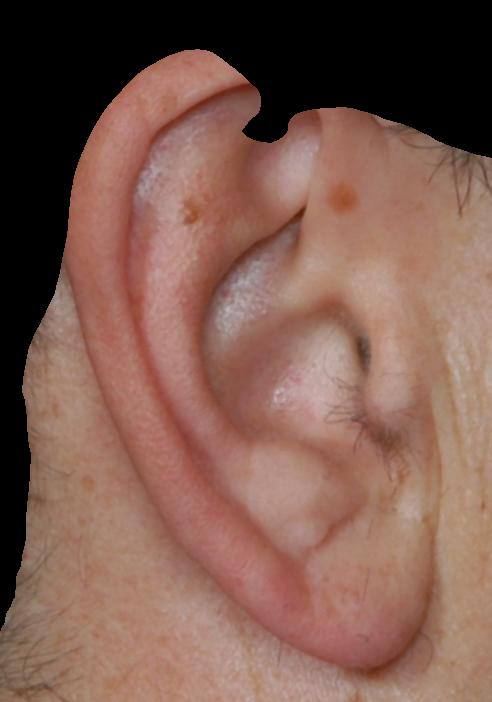
#> input picture 3/seg.91/000/000_zoom_ear.jpg, 492 x 702 px; its folder holds only this picture in this run
$ python savemodel.py
#> lines starting #> are read from the running program, lines starting #| are printed output that depends on the picture
import os
import cv2
import numpy as np
from sklearn.model_selection import train_test_split
from sklearn.decomposition import PCA
from sklearn.svm import SVC
from sklearn.metrics import accuracy_score, precision_score, recall_score, f1_score
import joblib

folders_path = './seg.91'

# Initialize lists to store features and labels
features = []
labels = []
# Iterate through each folder
for folder_name in os.listdir(folders_path):
    folder_path = os.path.join(folders_path, folder_name)

    # Iterate through each image in the folder
    for image_name in os.listdir(folder_path):
        image_path = os.path.join(folder_path, image_name)

        # Read the RGB image and convert it to grayscale
        rgb_image = cv2.imread(image_path)
#> rgb_image is the input picture: shape (702, 492, 3); mean B, G, R 80.6, 92.2, 127.6
        gray_image = cv2.cvtColor(rgb_image, cv2.COLOR_BGR2GRAY)
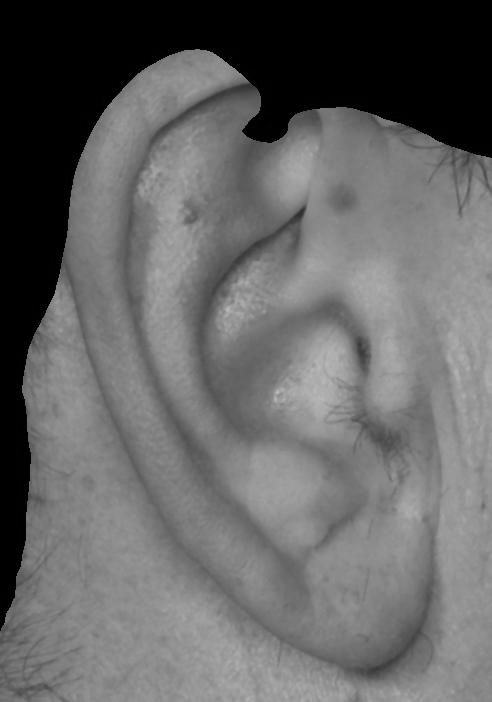
#> gray_image: shape (702, 492); min 0, max 190, mean 101.5

        # Flatten the image to a 1D vector
        flattened_image = gray_image.flatten()

        # Append the flattened image to the feature list
        features.append(flattened_image)

        # Append the label of the folder to the label list
        labels.append(folder_name)
#> pass 2 of the loop `for folder_name in os.listdir(folders_path):`:
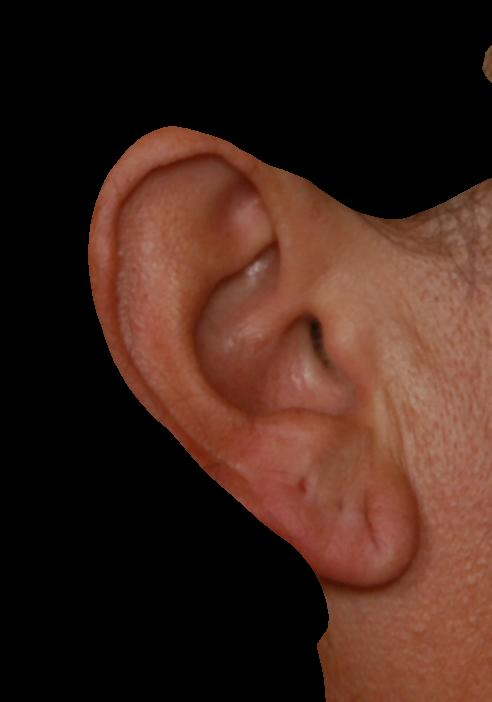
#> input picture 3/seg.91/002/002_front_ear.jpg, 492 x 702 px
#> rgb_image is the input picture: shape (702, 492, 3); mean B, G, R 26.9, 36.4, 63.4
#> `gray_image = cv2.cvtColor(rgb_image, cv2.COLOR_BGR2GRAY)`:
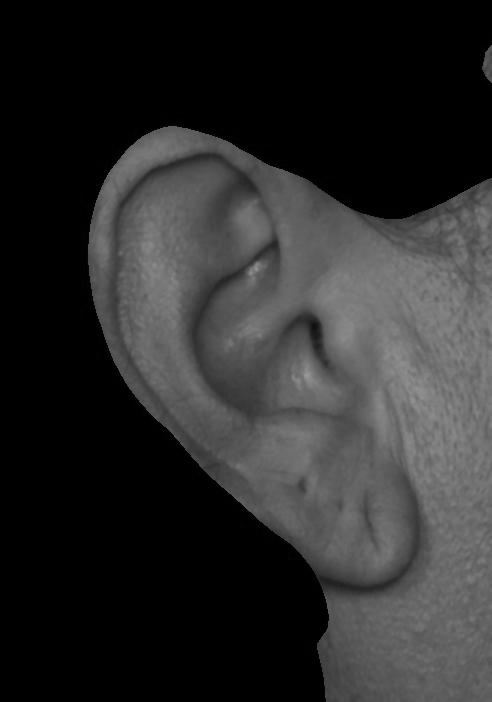
#> gray_image: shape (702, 492); min 0, max 154, mean 43.4
#> pass 3 of the loop `for folder_name in os.listdir(folders_path):`:
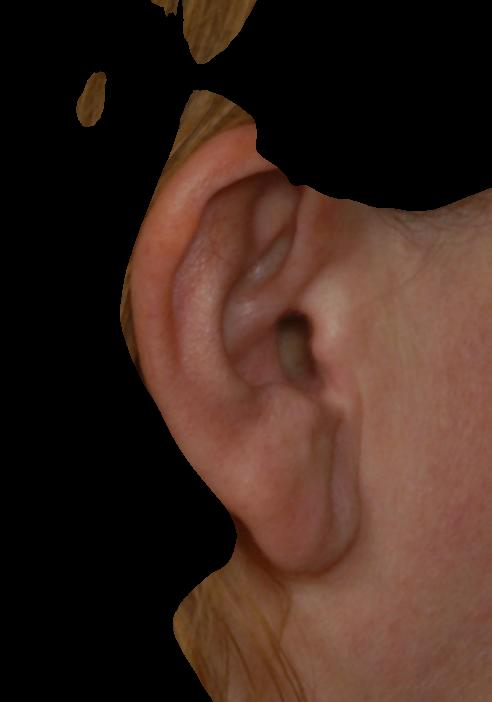
#> input picture 3/seg.91/004/004_left_ear.jpg, 492 x 702 px
#> rgb_image is the input picture: shape (702, 492, 3); mean B, G, R 30.7, 39.8, 62.3
#> `gray_image = cv2.cvtColor(rgb_image, cv2.COLOR_BGR2GRAY)`:
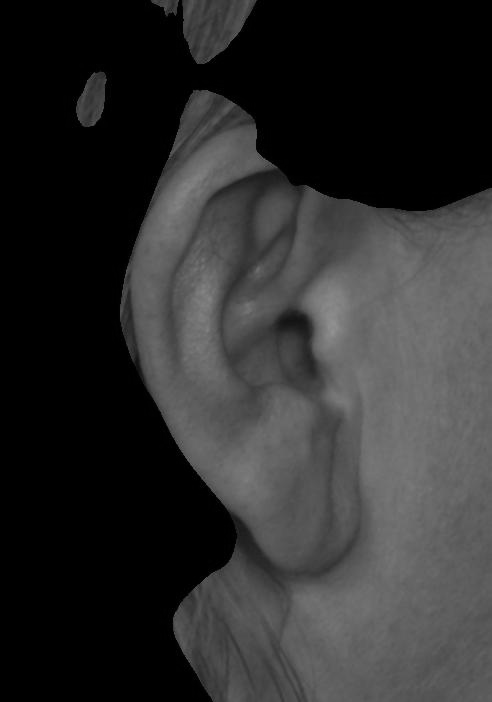
#> gray_image: shape (702, 492); min 0, max 147, mean 45.5


# Convert the lists to numpy arrays
X = np.array(features)
y = np.array(labels)

# Perform PCA
pca = PCA(n_components=100)  # Set the desired number of components
#> (the run stopped early here; a loop or call above may not have finished)
